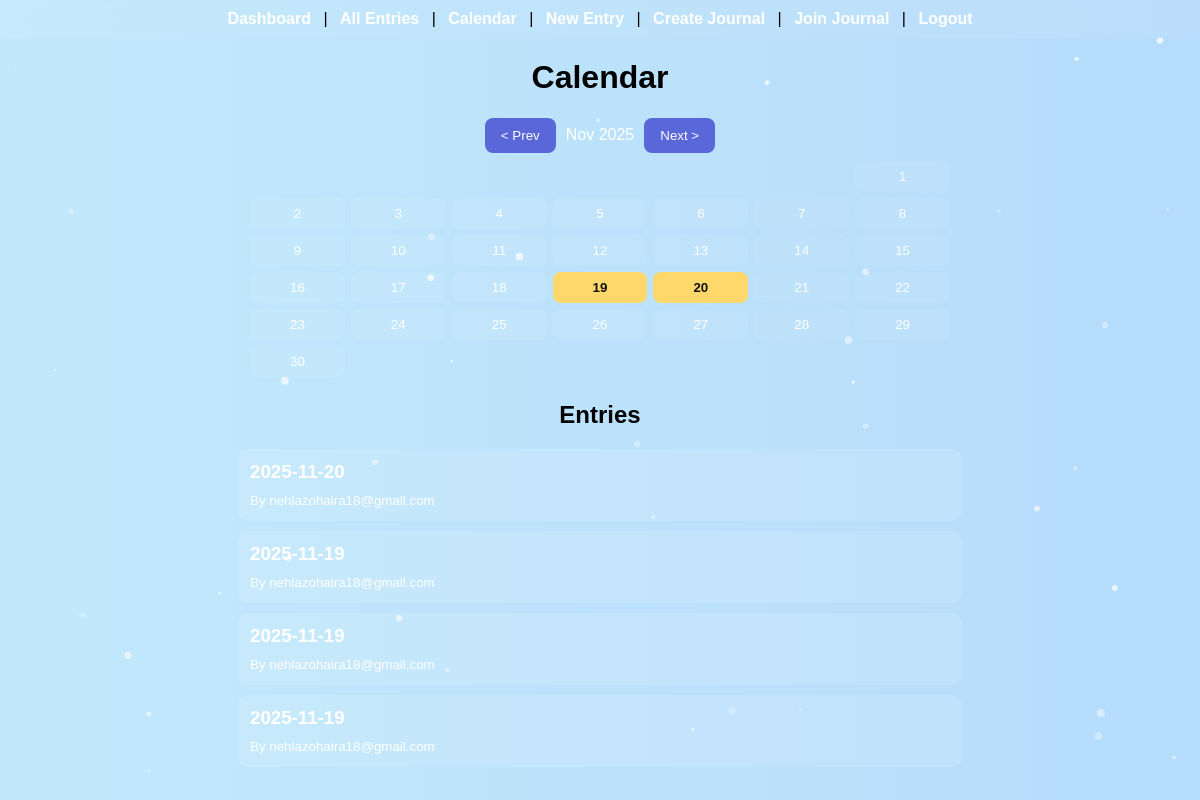
The app's page /calendar (signed in) with its own data.
### tables this page shows
CREATE TABLE entries (
        id INTEGER PRIMARY KEY AUTOINCREMENT,
        owner_id INTEGER NOT NULL,
        journal_id INTEGER, -- NULL for personal
        entry_date TEXT NOT NULL,
        content TEXT NOT NULL,
        is_public INTEGER DEFAULT 0,
        FOREIGN KEY(owner_id) REFERENCES users(id),
        FOREIGN KEY(journal_id) REFERENCES journals(id)
    );

CREATE TABLE users (
        id INTEGER PRIMARY KEY AUTOINCREMENT,
        email TEXT UNIQUE NOT NULL,
        password_hash TEXT NOT NULL,
        name TEXT
    );

### app.py (the view)
@app.route("/calendar")
@login_required
def calendar_page():
    db = get_db()
    user = g.get("user") or current_user()
    rows = db.execute("""
    SELECT e.id, e.entry_date, e.content, e.owner_id, u.email as owner_email, e.journal_id
    FROM entries e
    JOIN users u ON u.id = e.owner_id
    WHERE (e.owner_id = ?)
       OR (e.journal_id IN (SELECT journal_id FROM journal_members WHERE user_id = ?))
       OR (e.is_public = 1)
    ORDER BY e.entry_date DESC
    """, (user["id"], user["id"])).fetchall()
    return render_template("calendar.html", entries=rows)

### app.py (called while the page is built)
def get_db():
    if "db" not in g:
        g.db = sqlite3.connect(DB)
        g.db.row_factory = sqlite3.Row
    return g.db

def current_user():
    if getattr(g, "current_user", None) is not None:
        return g.current_user
    user_id = session.get("user_id")
    if not user_id:
        g.current_user = None
        return None
    db = get_db()
    user = db.execute("SELECT * FROM users WHERE id = ?", (user_id,)).fetchone()
    g.current_user = user  # maybe None
    return user

def login_required(f):
    @wraps(f)
    def wrapper(*args, **kwargs):
        user = current_user()
        if user is None:
            flash("Please log in first.", "warning")
            return redirect(url_for("login"))
        g.user = user
        return f(*args, **kwargs)
    return wrapper

### templates/calendar.html (shortened to what this page needs)
{% extends "base.html" %}
{% block content %}
  <h1>Calendar</h1>
  <div class="calendar-nav">
    <button id="prevMonth">&lt; Prev</button>
    <span id="monthYear"></span>
    <button id="nextMonth">Next &gt;</button>
  </div>
  <div id="calendar"></div>
  <h2>Entries</h2>
  <div id="entries-container">
    {% for e in entries %}
      <div class="entry" data-date="{{ e['entry_date'] }}">
        <h3>{{ e['entry_date'] }} {% if e['journal_id'] %} - Journal {{ e['journal_id'] }}{% endif %}</h3>
        <small>By {{ e['owner_email'] }}</small>
      </div>
    {% endfor %}
  </div>
{% endblock %}

### static/style.css (style rules this page uses)
body { margin: 0; font-family: Arial, sans-serif; text-align: center; background: linear-gradient(270deg, #ffecd2, #fcb69f, #a1c4fd, #c2e9fb); background-size: 800% 800%; animation: gradientBG 20s ease infinite; min-height: 100vh; }
button { padding: 10px 16px; border-radius: 8px; border: none; cursor: pointer; background: #5a67d8; color: white; }
.entry { width: 90%; max-width: 700px; margin: 10px auto; background: rgba(255,255,255,0.12); padding: 12px; border-radius: 10px; color: white; text-align:left; cursor: pointer; }
.entry h3 { margin: 0 0 8px 0; }
.calendar-nav { display:flex; justify-content:center; gap:10px; align-items:center; margin: 6px; color: white; }
#calendar { width: 90%; max-width: 700px; margin: 8px auto 24px auto; display: grid; grid-template-columns: repeat(7, 1fr); gap: 6px; }

### records on screen
entries: entry_date "2025-11-20", owner_email "nehlazohaira18@gmail.com"
entries: entry_date "2025-11-19", owner_email "nehlazohaira18@gmail.com"
entries: entry_date "2025-11-19", owner_email "nehlazohaira18@gmail.com"
entries: entry_date "2025-11-19", owner_email "nehlazohaira18@gmail.com"
